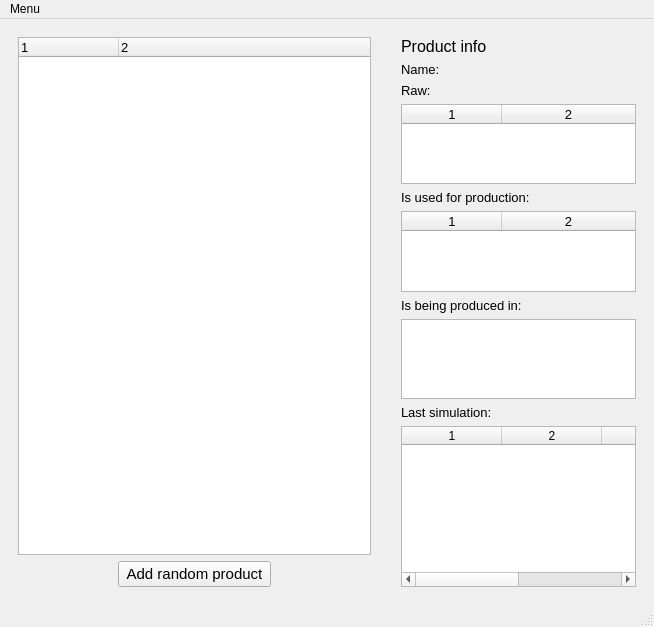
<?xml version="1.0" encoding="UTF-8"?>
<ui version="4.0">
 <class>MainWindow</class>
 <widget class="QMainWindow" name="MainWindow">
  <property name="geometry">
   <rect>
    <x>0</x>
    <y>0</y>
    <width>654</width>
    <height>627</height>
   </rect>
  </property>
  <property name="windowTitle">
   <string>Winter Exam</string>
  </property>
  <property name="iconSize">
   <size>
    <width>48</width>
    <height>48</height>
   </size>
  </property>
  <property name="tabShape">
   <enum>QTabWidget::Rounded</enum>
  </property>
  <widget class="QWidget" name="centralwidget">
   <layout class="QGridLayout" name="gridLayout">
    <item row="0" column="0">
     <widget class="QStackedWidget" name="stackedWidget">
      <property name="font">
       <font>
        <family>Segoe UI</family>
        <pointsize>11</pointsize>
       </font>
      </property>
      <property name="currentIndex">
       <number>0</number>
      </property>
      <widget class="QWidget" name="productsPage">
       <layout class="QHBoxLayout" name="horizontalLayout" stretch="15,1,10">
        <item>
         <layout class="QVBoxLayout" name="verticalLayout">
          <item>
           <widget class="QTreeWidget" name="productsTreeWidget">
            <property name="font">
             <font>
              <family>Segoe UI</family>
              <pointsize>10</pointsize>
             </font>
            </property>
            <property name="columnCount">
             <number>2</number>
            </property>
            <column>
             <property name="text">
              <string notr="true">1</string>
             </property>
            </column>
            <column>
             <property name="text">
              <string notr="true">2</string>
             </property>
            </column>
           </widget>
          </item>
          <item>
           <layout class="QHBoxLayout" name="horizontalLayout_2">
            <property name="leftMargin">
             <number>100</number>
            </property>
            <property name="rightMargin">
             <number>100</number>
            </property>
            <item>
             <widget class="QPushButton" name="addRandomProductBtn">
              <property name="font">
               <font>
                <family>Segoe UI</family>
                <pointsize>11</pointsize>
                <weight>50</weight>
                <bold>false</bold>
               </font>
              </property>
              <property name="text">
               <string>Add random product</string>
              </property>
             </widget>
            </item>
           </layout>
          </item>
         </layout>
        </item>
        <item>
         <spacer name="horizontalSpacer">
          <property name="orientation">
           <enum>Qt::Horizontal</enum>
          </property>
          <property name="sizeHint" stdset="0">
           <size>
            <width>40</width>
            <height>20</height>
           </size>
          </property>
         </spacer>
        </item>
        <item>
         <layout class="QVBoxLayout" name="verticalLayout_2" stretch="0,0,0,2,0,2,0,2,0,4">
          <property name="topMargin">
           <number>0</number>
          </property>
          <property name="bottomMargin">
           <number>0</number>
          </property>
          <item>
           <widget class="QLabel" name="productInfoLabel">
            <property name="font">
             <font>
              <family>Segoe UI</family>
              <pointsize>12</pointsize>
             </font>
            </property>
            <property name="text">
             <string>Product info</string>
            </property>
            <property name="alignment">
             <set>Qt::AlignLeading|Qt::AlignLeft|Qt::AlignVCenter</set>
            </property>
           </widget>
          </item>
          <item>
           <layout class="QHBoxLayout" name="horizontalLayout_3" stretch="1,3">
            <item>
             <widget class="QLabel" name="nameLabel">
              <property name="font">
               <font>
                <family>Segoe UI</family>
                <pointsize>10</pointsize>
               </font>
              </property>
              <property name="text">
               <string>Name:</string>
              </property>
             </widget>
            </item>
            <item>
             <widget class="QLabel" name="productNameValueLabel">
              <property name="font">
               <font>
                <family>Segoe UI</family>
                <pointsize>10</pointsize>
               </font>
              </property>
              <property name="text">
               <string/>
              </property>
             </widget>
            </item>
           </layout>
          </item>
          <item>
           <widget class="QLabel" name="rawLabel">
            <property name="font">
             <font>
              <family>Segoe UI</family>
              <pointsize>10</pointsize>
             </font>
            </property>
            <property name="text">
             <string>Raw:</string>
            </property>
           </widget>
          </item>
          <item>
           <widget class="QTableWidget" name="productRawTable">
            <property name="font">
             <font>
              <family>Segoe UI</family>
              <pointsize>10</pointsize>
             </font>
            </property>
            <property name="alternatingRowColors">
             <bool>true</bool>
            </property>
            <property name="selectionMode">
             <enum>QAbstractItemView::NoSelection</enum>
            </property>
            <property name="selectionBehavior">
             <enum>QAbstractItemView::SelectRows</enum>
            </property>
            <property name="showGrid">
             <bool>false</bool>
            </property>
            <property name="columnCount">
             <number>2</number>
            </property>
            <attribute name="horizontalHeaderStretchLastSection">
             <bool>true</bool>
            </attribute>
            <attribute name="verticalHeaderVisible">
             <bool>false</bool>
            </attribute>
            <column/>
            <column/>
           </widget>
          </item>
          <item>
           <widget class="QLabel" name="asRawLabel">
            <property name="font">
             <font>
              <family>Segoe UI</family>
              <pointsize>10</pointsize>
             </font>
            </property>
            <property name="text">
             <string>Is used for production:</string>
            </property>
           </widget>
          </item>
          <item>
           <widget class="QTableWidget" name="productUsageTable">
            <property name="font">
             <font>
              <family>Segoe UI</family>
              <pointsize>10</pointsize>
             </font>
            </property>
            <property name="alternatingRowColors">
             <bool>true</bool>
            </property>
            <property name="selectionMode">
             <enum>QAbstractItemView::NoSelection</enum>
            </property>
            <property name="selectionBehavior">
             <enum>QAbstractItemView::SelectRows</enum>
            </property>
            <property name="sortingEnabled">
             <bool>false</bool>
            </property>
            <property name="columnCount">
             <number>2</number>
            </property>
            <attribute name="horizontalHeaderStretchLastSection">
             <bool>true</bool>
            </attribute>
            <attribute name="verticalHeaderVisible">
             <bool>false</bool>
            </attribute>
            <column/>
            <column/>
           </widget>
          </item>
          <item>
           <widget class="QLabel" name="producedInLabel">
            <property name="font">
             <font>
              <family>Segoe UI</family>
              <pointsize>10</pointsize>
             </font>
            </property>
            <property name="text">
             <string>Is being produced in:</string>
            </property>
           </widget>
          </item>
          <item>
           <widget class="QListWidget" name="producedInList">
            <property name="font">
             <font>
              <family>Segoe UI</family>
              <pointsize>10</pointsize>
             </font>
            </property>
           </widget>
          </item>
          <item>
           <widget class="QLabel" name="lastSimulationLabel">
            <property name="font">
             <font>
              <pointsize>10</pointsize>
             </font>
            </property>
            <property name="text">
             <string>Last simulation:</string>
            </property>
           </widget>
          </item>
          <item>
           <widget class="QTableWidget" name="lastSimulationTable">
            <property name="columnCount">
             <number>4</number>
            </property>
            <attribute name="verticalHeaderVisible">
             <bool>false</bool>
            </attribute>
            <column/>
            <column/>
            <column/>
            <column/>
           </widget>
          </item>
         </layout>
        </item>
       </layout>
      </widget>
      <widget class="QWidget" name="simulationPage">
       <layout class="QVBoxLayout" name="verticalLayout_3" stretch="0,1">
        <item>
         <layout class="QHBoxLayout" name="horizontalLayout_4">
          <property name="leftMargin">
           <number>200</number>
          </property>
          <property name="rightMargin">
           <number>200</number>
          </property>
          <item>
           <widget class="QPushButton" name="returnButton">
            <property name="text">
             <string>Return to main page</string>
            </property>
           </widget>
          </item>
         </layout>
        </item>
        <item>
         <widget class="QScrollArea" name="simulationScrollArea">
          <property name="verticalScrollBarPolicy">
           <enum>Qt::ScrollBarAsNeeded</enum>
          </property>
          <property name="sizeAdjustPolicy">
           <enum>QAbstractScrollArea::AdjustToContents</enum>
          </property>
          <property name="widgetResizable">
           <bool>true</bool>
          </property>
          <widget class="QWidget" name="simulationScrollAreaContents">
           <property name="geometry">
            <rect>
             <x>0</x>
             <y>0</y>
             <width>616</width>
             <height>510</height>
            </rect>
           </property>
           <property name="sizePolicy">
            <sizepolicy hsizetype="Preferred" vsizetype="Expanding">
             <horstretch>0</horstretch>
             <verstretch>0</verstretch>
            </sizepolicy>
           </property>
          </widget>
         </widget>
        </item>
       </layout>
      </widget>
     </widget>
    </item>
   </layout>
  </widget>
  <widget class="QMenuBar" name="menubar">
   <property name="geometry">
    <rect>
     <x>0</x>
     <y>0</y>
     <width>654</width>
     <height>22</height>
    </rect>
   </property>
   <widget class="QMenu" name="menuMenu">
    <property name="title">
     <string>Menu</string>
    </property>
    <addaction name="actionGenerate_countries"/>
    <addaction name="actionRun_simulation"/>
    <addaction name="actionClear_everything"/>
   </widget>
   <addaction name="menuMenu"/>
  </widget>
  <widget class="QStatusBar" name="statusBar">
   <property name="autoFillBackground">
    <bool>false</bool>
   </property>
  </widget>
  <action name="actionGenerate_countries">
   <property name="icon">
    <iconset resource="source.qrc">
     <normaloff>:/img/src/add-icon.svg</normaloff>:/img/src/add-icon.svg</iconset>
   </property>
   <property name="text">
    <string>Generate countries</string>
   </property>
  </action>
  <action name="actionRun_simulation">
   <property name="icon">
    <iconset resource="source.qrc">
     <normaloff>:/img/src/run-icon.svg</normaloff>:/img/src/run-icon.svg</iconset>
   </property>
   <property name="text">
    <string>Run simulation</string>
   </property>
  </action>
  <action name="actionClear_everything">
   <property name="icon">
    <iconset resource="source.qrc">
     <normaloff>:/img/src/clear-icon.svg</normaloff>:/img/src/clear-icon.svg</iconset>
   </property>
   <property name="text">
    <string>Clear everything</string>
   </property>
  </action>
 </widget>
 <resources>
  <include location="source.qrc"/>
 </resources>
 <connections/>
</ui>
